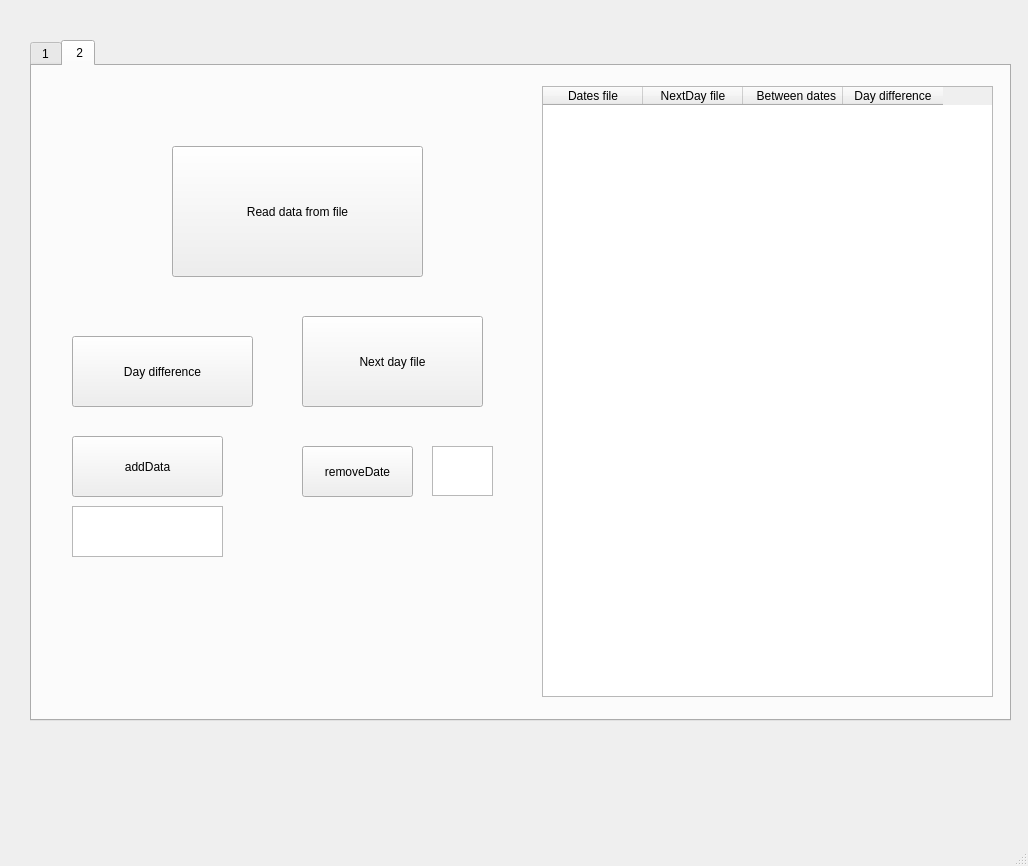
<?xml version="1.0" encoding="UTF-8"?>
<ui version="4.0">
 <class>MainWindow</class>
 <widget class="QMainWindow" name="MainWindow">
  <property name="geometry">
   <rect>
    <x>0</x>
    <y>0</y>
    <width>1028</width>
    <height>866</height>
   </rect>
  </property>
  <property name="windowTitle">
   <string>MainWindow</string>
  </property>
  <widget class="QWidget" name="centralwidget">
   <widget class="QTabWidget" name="tabWidget">
    <property name="geometry">
     <rect>
      <x>30</x>
      <y>40</y>
      <width>981</width>
      <height>681</height>
     </rect>
    </property>
    <property name="currentIndex">
     <number>1</number>
    </property>
    <widget class="QWidget" name="tab">
     <attribute name="title">
      <string>1</string>
     </attribute>
     <widget class="QTextEdit" name="textEdit">
      <property name="geometry">
       <rect>
        <x>10</x>
        <y>10</y>
        <width>171</width>
        <height>41</height>
       </rect>
      </property>
     </widget>
     <widget class="QPushButton" name="NextDay">
      <property name="geometry">
       <rect>
        <x>10</x>
        <y>60</y>
        <width>133</width>
        <height>81</height>
       </rect>
      </property>
      <property name="text">
       <string>NextDay</string>
      </property>
     </widget>
     <widget class="QPushButton" name="PreviousDay">
      <property name="geometry">
       <rect>
        <x>10</x>
        <y>250</y>
        <width>133</width>
        <height>81</height>
       </rect>
      </property>
      <property name="text">
       <string>PreviousDay</string>
      </property>
     </widget>
     <widget class="QPushButton" name="IsLeap">
      <property name="geometry">
       <rect>
        <x>10</x>
        <y>350</y>
        <width>133</width>
        <height>81</height>
       </rect>
      </property>
      <property name="text">
       <string>IsLeap</string>
      </property>
     </widget>
     <widget class="QPushButton" name="WeekNumber">
      <property name="geometry">
       <rect>
        <x>10</x>
        <y>150</y>
        <width>133</width>
        <height>81</height>
       </rect>
      </property>
      <property name="text">
       <string>WeekNumber</string>
      </property>
     </widget>
     <widget class="QLabel" name="label">
      <property name="geometry">
       <rect>
        <x>290</x>
        <y>30</y>
        <width>201</width>
        <height>31</height>
       </rect>
      </property>
      <property name="text">
       <string>               Select any date</string>
      </property>
     </widget>
     <widget class="QCalendarWidget" name="calendarWidget">
      <property name="geometry">
       <rect>
        <x>290</x>
        <y>60</y>
        <width>201</width>
        <height>171</height>
       </rect>
      </property>
     </widget>
     <widget class="QPushButton" name="DaysTillYourBirthday">
      <property name="geometry">
       <rect>
        <x>160</x>
        <y>60</y>
        <width>121</width>
        <height>171</height>
       </rect>
      </property>
      <property name="text">
       <string>DurationDay</string>
      </property>
     </widget>
     <widget class="QLCDNumber" name="lcdNumber">
      <property name="geometry">
       <rect>
        <x>210</x>
        <y>250</y>
        <width>281</width>
        <height>171</height>
       </rect>
      </property>
     </widget>
     <widget class="QTableWidget" name="tableWidget">
      <property name="geometry">
       <rect>
        <x>510</x>
        <y>20</y>
        <width>431</width>
        <height>511</height>
       </rect>
      </property>
      <column>
       <property name="text">
        <string>nextDay</string>
       </property>
      </column>
      <column>
       <property name="text">
        <string>previousDay</string>
       </property>
      </column>
      <column>
       <property name="text">
        <string>isLeap</string>
       </property>
      </column>
      <column>
       <property name="text">
        <string>WeekNumber</string>
       </property>
      </column>
     </widget>
     <widget class="QPushButton" name="calculateDaysToBirthday">
      <property name="geometry">
       <rect>
        <x>10</x>
        <y>450</y>
        <width>131</width>
        <height>61</height>
       </rect>
      </property>
      <property name="text">
       <string>Birthday</string>
      </property>
     </widget>
     <widget class="QTextEdit" name="textEdit_4">
      <property name="geometry">
       <rect>
        <x>160</x>
        <y>450</y>
        <width>91</width>
        <height>41</height>
       </rect>
      </property>
     </widget>
    </widget>
    <widget class="QWidget" name="tab_2">
     <attribute name="title">
      <string> 2</string>
     </attribute>
     <widget class="QPushButton" name="readfiledata">
      <property name="geometry">
       <rect>
        <x>140</x>
        <y>80</y>
        <width>251</width>
        <height>131</height>
       </rect>
      </property>
      <property name="text">
       <string>Read data from file</string>
      </property>
     </widget>
     <widget class="QPushButton" name="nextdayfile">
      <property name="geometry">
       <rect>
        <x>270</x>
        <y>250</y>
        <width>181</width>
        <height>91</height>
       </rect>
      </property>
      <property name="text">
       <string>Next day file</string>
      </property>
     </widget>
     <widget class="QPushButton" name="differenceDay">
      <property name="geometry">
       <rect>
        <x>40</x>
        <y>270</y>
        <width>181</width>
        <height>71</height>
       </rect>
      </property>
      <property name="text">
       <string>Day difference</string>
      </property>
     </widget>
     <widget class="QTableWidget" name="tableWidget_2">
      <property name="geometry">
       <rect>
        <x>510</x>
        <y>20</y>
        <width>451</width>
        <height>611</height>
       </rect>
      </property>
      <column>
       <property name="text">
        <string>Dates file</string>
       </property>
      </column>
      <column>
       <property name="text">
        <string>NextDay file</string>
       </property>
      </column>
      <column>
       <property name="text">
        <string>  Between dates</string>
       </property>
      </column>
      <column>
       <property name="text">
        <string>  Day difference  </string>
       </property>
      </column>
     </widget>
     <widget class="QPushButton" name="adddays">
      <property name="geometry">
       <rect>
        <x>40</x>
        <y>370</y>
        <width>151</width>
        <height>61</height>
       </rect>
      </property>
      <property name="text">
       <string>addData</string>
      </property>
     </widget>
     <widget class="QTextEdit" name="textEdit_2">
      <property name="geometry">
       <rect>
        <x>40</x>
        <y>440</y>
        <width>151</width>
        <height>51</height>
       </rect>
      </property>
     </widget>
     <widget class="QPushButton" name="removeDate">
      <property name="geometry">
       <rect>
        <x>270</x>
        <y>380</y>
        <width>111</width>
        <height>51</height>
       </rect>
      </property>
      <property name="text">
       <string>removeDate</string>
      </property>
     </widget>
     <widget class="QTextEdit" name="textEdit_3">
      <property name="geometry">
       <rect>
        <x>400</x>
        <y>380</y>
        <width>61</width>
        <height>50</height>
       </rect>
      </property>
     </widget>
    </widget>
   </widget>
  </widget>
  <widget class="QMenuBar" name="menubar">
   <property name="geometry">
    <rect>
     <x>0</x>
     <y>0</y>
     <width>1028</width>
     <height>22</height>
    </rect>
   </property>
  </widget>
  <widget class="QStatusBar" name="statusbar"/>
 </widget>
 <resources/>
 <connections/>
</ui>
